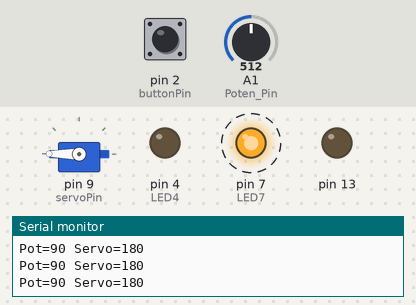
A sketch run on a simulated Arduino Uno, built with avr-gcc and run on an emulated ATmega328P. Parts: servo, output pins drawn as LEDs (lit = HIGH), the last lines printed to the serial monitor. Dashed ring = blinking. The test bench sets the inputs (shaded band); at power-on: A1 (Poten_Pin) = 512, pin 2 (buttonPin) HIGH.

Above: at 1.2 s.
1.3 s: A1 (Poten_Pin) set to 525
At 3.9 s:
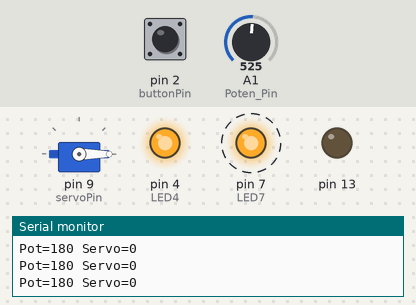
4.3 s: pin 2 (buttonPin) pulled LOW for 0.15 s
At 6.9 s:
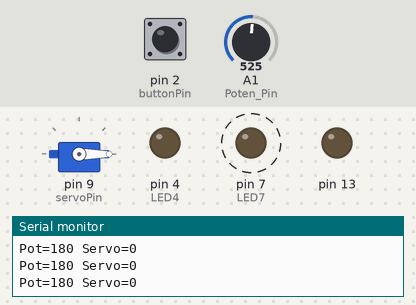
7.3 s: A1 (Poten_Pin) set to 511
At 10.0 s:
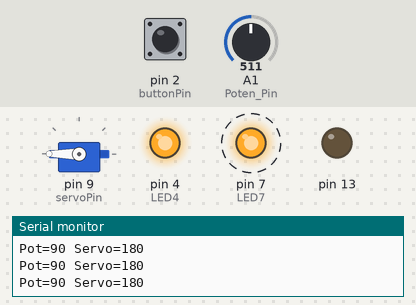
10.3 s: pin 2 (buttonPin) pulled LOW for 1 s
At 11.0 s:
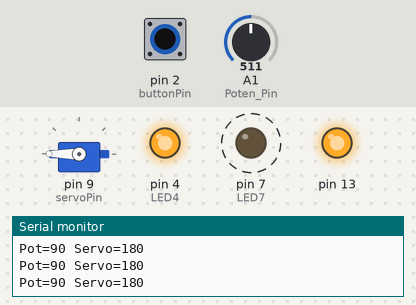
13.3 s: pin 2 (buttonPin) pulled LOW for 0.15 s
At 14.9 s:
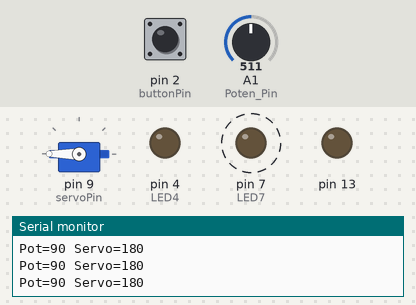
16.3 s: pin 2 (buttonPin) pulled LOW for 3.2 s
At 19.3 s:
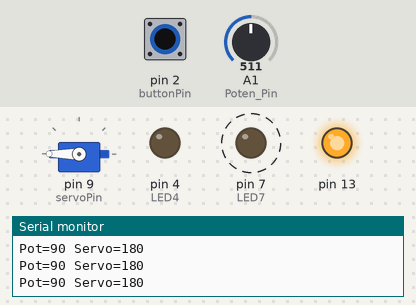
Timing chart, 0 to 22.0 s (numbered marks = the images above; inputs shaded):
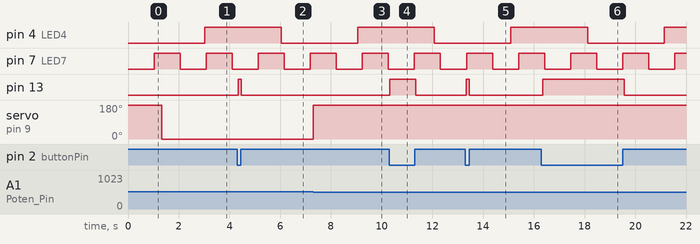

Measured:
- the behaviour switches between 517 and 518 on A1 (Poten_Pin) (found by bisection; images 0 and 1)
- after the input at 1.3 s, servo on pin 9 (servoPin): 180° → 0° at once
- after the input at 4.3 s, pin 13: LOW → HIGH at once, → LOW 0.12 s later
- after the input at 7.3 s, servo on pin 9 (servoPin): 0° → 180° at once
- after the input at 10.3 s, pin 13: LOW → HIGH at once, → LOW 1.0 s later
- after the input at 13.3 s, pin 13: LOW → HIGH at once, → LOW 0.12 s later
- after the input at 16.3 s, pin 13: LOW → HIGH after 0.06 s, → LOW 3.2 s later
- by itself, pin 7 (LED7): alternates HIGH for 1.0 s and LOW for 1.0 s

The sketch:

Servo_Poten.ino
```cpp
#include <Servo.h>

Servo myServo;
const int Poten_Pin = A1;
const int servoPin = 9;
const int buttonPin = 2;
const int LED7 = 7;
const int LED4 = 4;

int buttonState = 1;
int state = 0;
int state2 = 0;

unsigned long prevMillis = 0;
unsigned long prevMillis2 = 0;
const long interval_1 = 1000;
const long interval_2 = 3000;

void setup() {
  Serial.begin(9600);
  myServo.attach(servoPin);
  pinMode(buttonPin, INPUT_PULLUP);
  pinMode(LED7,OUTPUT);
  pinMode(LED4,OUTPUT);
  pinMode(13,OUTPUT);
  myServo.write(0);

}

void loop() {
  int potValue = analogRead(Poten_Pin);           // อ่านค่า 0-1023
  int angle = map(potValue, 0, 1023, 0, 180);     // แปลงเป็น 0-180°


  if (angle >= 0 && angle <= 90) {
    myServo.write(180);
    Serial.println("Pot=90 Servo=180");
  }
  else if (angle >= 90 && angle <=180) {
    myServo.write(0);
    Serial.println("Pot=180 Servo=0");
  }
  else {
    myServo.write(angle);
  }

  delay(50);

  buttonState = digitalRead(buttonPin);

  if(buttonState == 0){

     digitalWrite(13,1);
     delay(10);
  }else {
     digitalWrite(13,0);
     delay(10);
  }


  unsigned long currentMillis = millis();
  if (currentMillis - prevMillis >= interval_1) {
    prevMillis = currentMillis;
    state = !state;
    digitalWrite(LED7, state);
  }
 if (currentMillis - prevMillis2 >= interval_2) {
    prevMillis2 = currentMillis;
    state2 = !state2;
    digitalWrite(LED4, state2);
  }
}
```
